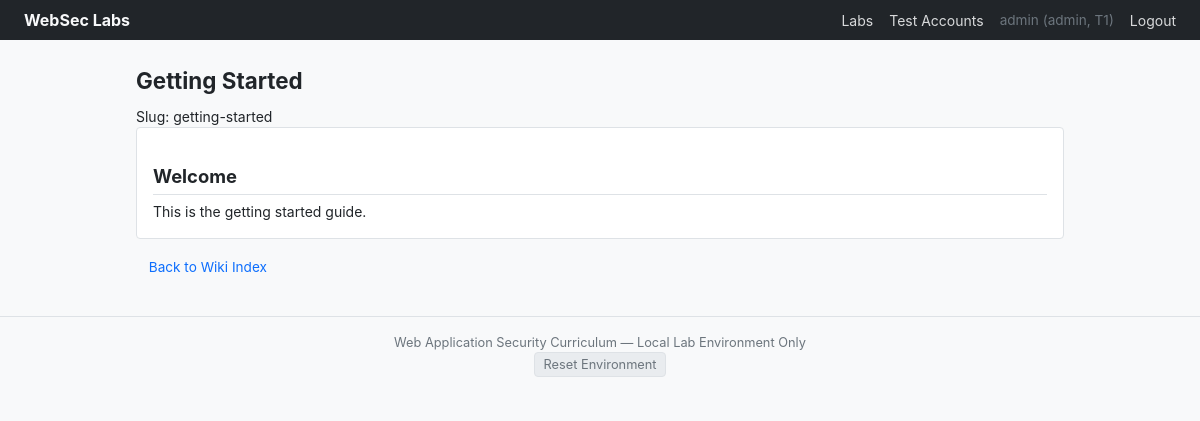
The app's page /lab/injection/inj-03/wiki/getting-started (signed in) with its own data.
### tables this page shows
CREATE TABLE wiki_pages (
        id INTEGER PRIMARY KEY AUTOINCREMENT,
        slug TEXT UNIQUE NOT NULL,
        title TEXT NOT NULL,
        body TEXT,
        author_id INTEGER,
        created_at TIMESTAMP DEFAULT CURRENT_TIMESTAMP
    );

### app/routes/injection.py (the view)
@injection_bp.route('/inj-03/wiki/<slug>')
def lab13_wiki_view(slug):
    err = _require_login()
    if err:
        return err
    patched = current_app.config.get('PATCHED_MODE', False)
    db = get_db()
    page = db.execute("SELECT * FROM wiki_pages WHERE slug = ?", (slug,)).fetchone()
    db.close()
    if not page:
        return jsonify({'error': 'Page not found'}), 404
    page_dict = dict(page)
    if patched:
        body = page_dict['body']
        body = re.sub(r'<\s*script[^>]*>.*?</\s*script\s*>', '', body, flags=re.I | re.S)
        body = re.sub(r'\bon\w+\s*=\s*(?:"[^"]*"|\'[^\']*\'|[^\s>]+)', '', body, flags=re.I)
        page_dict['body_html'] = str(html_escape(body))
    else:
        page_dict['body_html'] = page_dict['body']
    return render_template('labs/inj_03_wiki.html', page=page_dict)

### app/database/db.py (called while the page is built)
def get_db():
    db_path = os.environ.get('DB_PATH', 'websec_labs.db')
    conn = sqlite3.connect(db_path)
    conn.row_factory = sqlite3.Row
    conn.execute("PRAGMA journal_mode=WAL")
    conn.execute("PRAGMA foreign_keys=ON")
    return conn

### app/routes/injection.py (called while the page is built)
def _require_login():
    if 'user_id' not in session:
        return jsonify({'error': 'Authentication required'}), 401
    return None

### app/templates/labs/inj_03_wiki.html (shortened to what this page needs)
{% extends "base.html" %}
{% block content %}
<h1>{{ page.title }}</h1>
<p class="badge badge-info">Slug: {{ page.slug }}</p>
<div class="card">
    <div id="wiki-content">
        {{ page.body_html | safe }}
    </div>
</div>
<p>
    <a href="/lab/injection/inj-03" class="btn btn-secondary">Back to Wiki Index</a>
</p>
{% endblock %}

### app/static/css/style.css (style rules this page uses)
:root { --bg: #f8f9fa; --fg: #212529; --muted: #6c757d; --border: #dee2e6; --accent: #0d6efd; --accent-hover: #0b5ed7; --danger: #dc3545; --success: #198754; --warning: #ffc107; --card-bg: #fff; --nav-bg: #212529; --nav-fg: #f8f9fa; --code-bg: #e9ecef; --radius: 4px; }
* { box-sizing: border-box; margin: 0; padding: 0; }
body { font-family: -apple-system, BlinkMacSystemFont, "Segoe UI", Roboto, "Helvetica Neue", Arial, sans-serif; font-size: 14px; line-height: 1.5; color: var(--fg); background: var(--bg); }
h1 { font-size: 1.4rem; margin-bottom: 0.5rem; }
h2 { font-size: 1.15rem; margin: 1.2rem 0 0.4rem; border-bottom: 1px solid var(--border); padding-bottom: 0.2rem; }
a { color: var(--accent); }
.card { background: var(--card-bg); border: 1px solid var(--border); border-radius: var(--radius); padding: 1rem; margin-bottom: 0.75rem; }
.btn { display: inline-block; padding: 0.4rem 0.8rem; border: none; border-radius: var(--radius); font-size: 0.85rem; cursor: pointer; text-decoration: none; font-family: inherit; }

### records on screen
wiki_pages: title "Getting Started", slug "getting-started", body_html "Welcome This is the getting started guide."

### other values on screen
{{ session['username'] }} "admin"
{{ session['role'] }} "admin"
{{ session['tenant_id'] }} "1"
